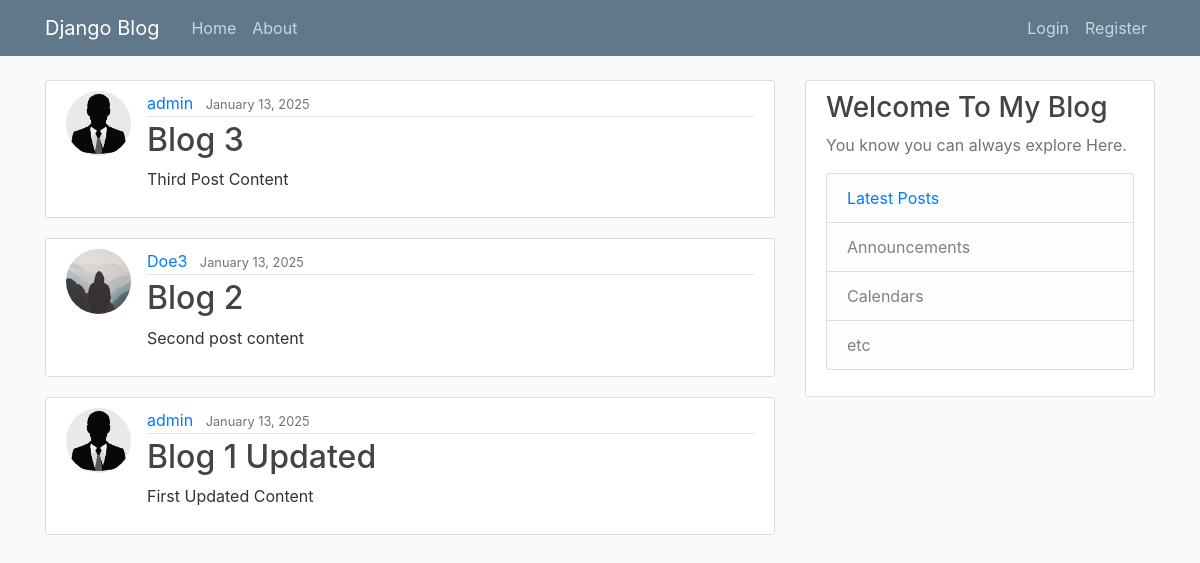
/, run on an earlier commit of the app's database.
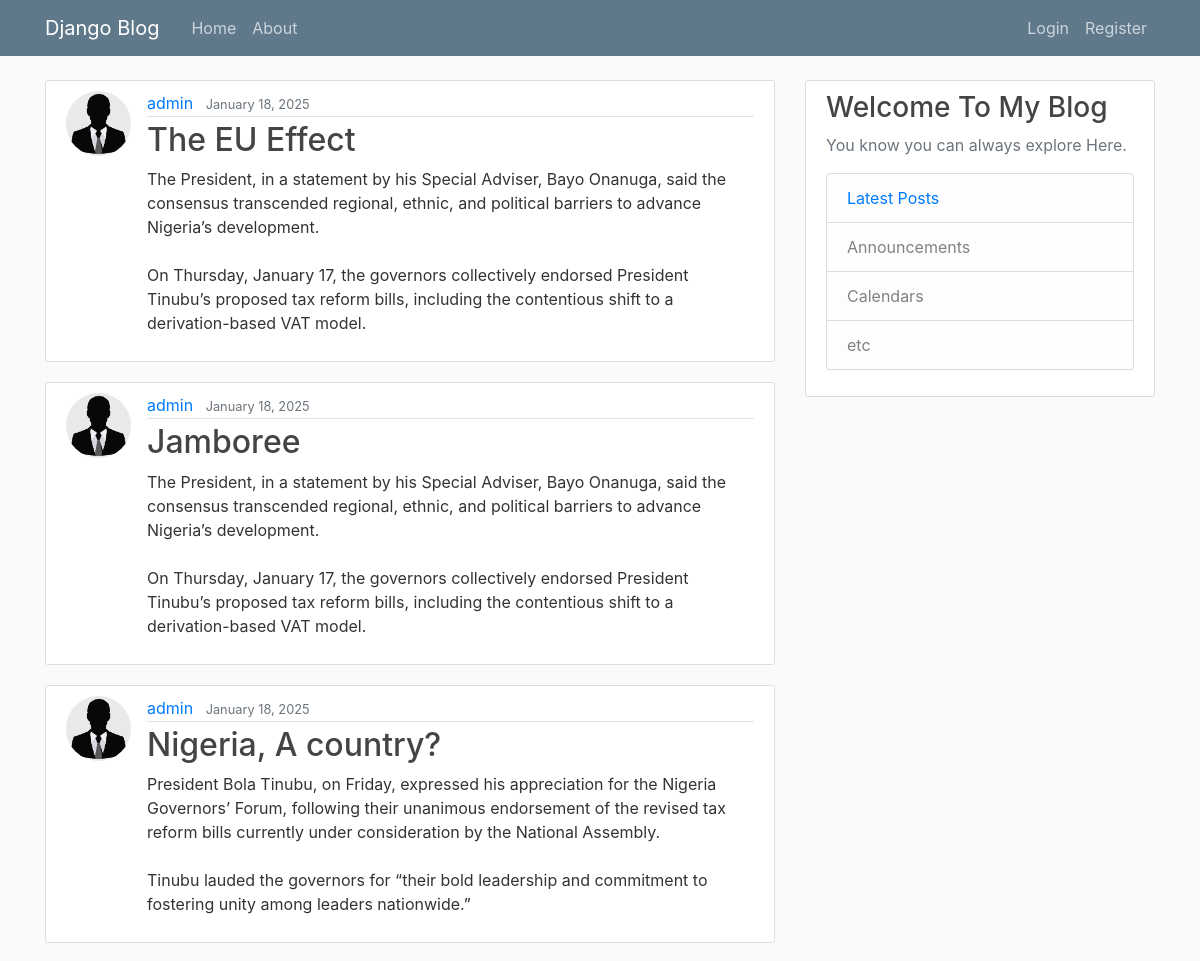
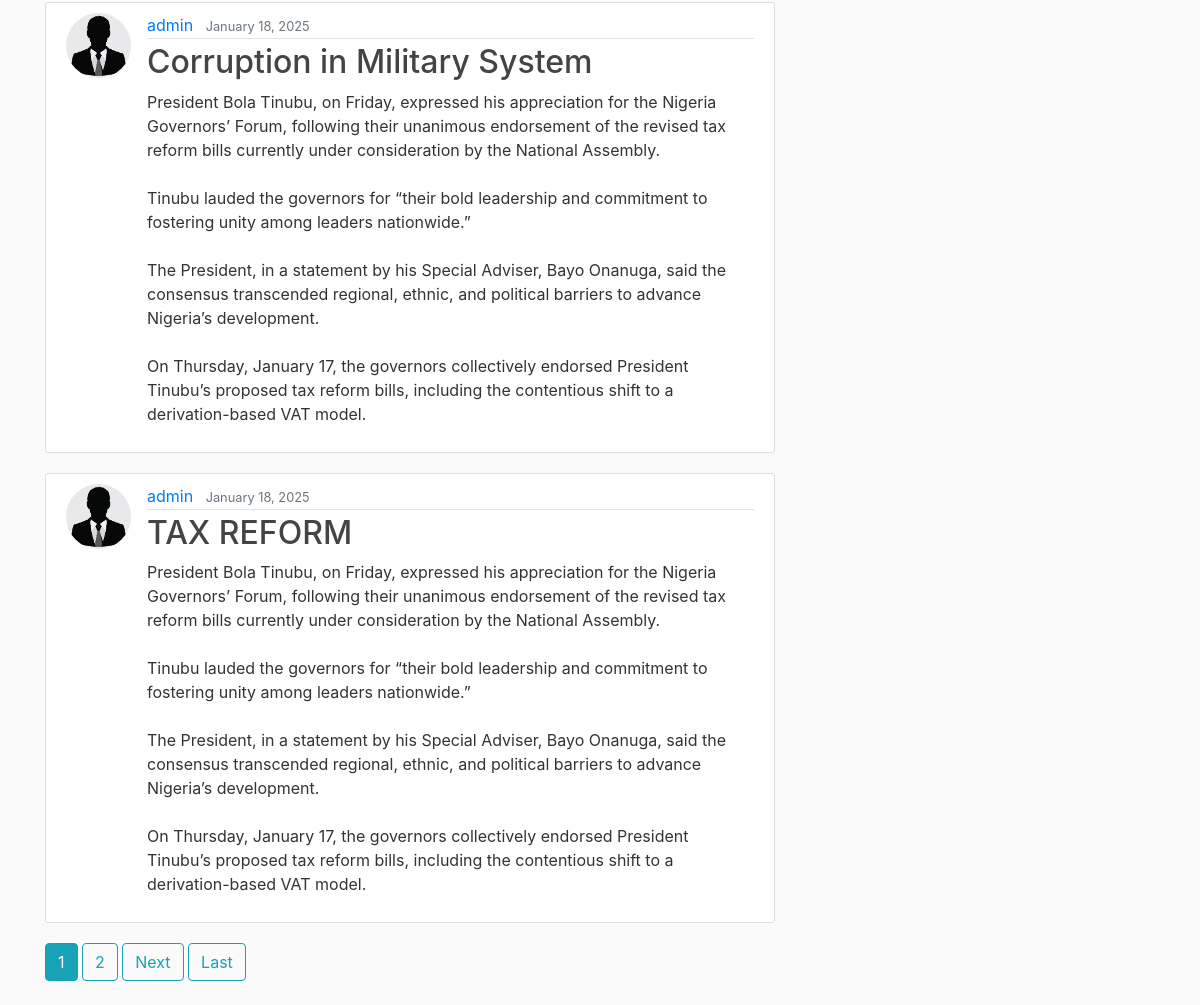
And on a later commit of the database (2 pictures, top to bottom).
### blog_app/models.py (models this page shows, shortened)
class Post(models.Model):
    title = models.CharField(max_length=100)
    content = models.TextField()
    date_posted = models.DateTimeField(default=timezone.now)
    author = models.ForeignKey(User, on_delete=models.CASCADE)
    class Meta:
        ordering = ['-date_posted']

### users/models.py (models this page shows, shortened)
class Profile(models.Model):
    user = models.OneToOneField(User, on_delete=models.CASCADE)
    image = models.ImageField(default= 'default.jpg', upload_to='profile_pics')

### blog_app/views.py (the view)
# urls.py: path('', PostListView.as_view(), name = 'blog_home'),
class PostListView(ListView):
    model = Post
    template_name = 'blog_app/home.html'
    context_object_name = 'posts'
    paginate_by = 5

### blog_app/templates/blog_app/home.html (shortened to what this page needs)
{% extends 'blog_app/base.html' %}
{% block content %}
    {% for post in posts %}
    <article class="media content-section">
      <img class="rounded-circle article-img" src="{{post.author.profile.image.url}}" alt="">
        <div class="media-body">
          <div class="article-metadata">
            <a class="mr-2" href="#">{{ post.author }}</a>
            <small class="text-muted">{{post.date_posted|date:"F d, Y" }}</small>
          </div>
          <h2><a class="article-title" href="{% url 'post_detail' post.id %}">{{ post.title }}</a></h2>
          <p class="article-content">{{ post.content }}</p>
        </div>
      </article>
    {% endfor %}
    {% if is_paginated %}
    {% for num in page_obj.paginator.page_range %}
      {% if page_obj.number == num %}
        <a class="btn btn-info mb-4" href="?page={{ num }}">{{ num }}</a>
      {% elif num > page_obj.number|add:'-3' and num < page_obj.number|add:'3' %}
        <a class="btn btn-outline-info mb-4" href="?page={{ num }}">{{ num }}</a>
      {% endif %}
    {% endfor %}
    {% if page_obj.has_next %}
      <a class="btn btn-outline-info mb-4" href="?page={{ page_obj.next_page_number }}">Next</a>
      <a class="btn btn-outline-info mb-4" href="?page={{ page_obj.paginator.num_pages }}">Last</a>
    {% endif %}
  {% endif %}
{% endblock %}

What changed in the data, as far as the page shows it:
no longer on this page (row unchanged): Post: author.profile.image (picture), author "admin", date_posted "January 13, 2025", title "Blog 3", content "Third Post Content"
no longer on this page (row unchanged): Post: author.profile.image (placeholder picture), author "Doe3", date_posted "January 13, 2025", title "Blog 2", content "Second post content"
no longer on this page (row unchanged): Post: author.profile.image (picture), author "admin", date_posted "January 13, 2025", title "Blog 1 Updated", content "First Updated Content"
added Post: author.profile.image (picture), author "admin", date_posted "January 18, 2025", title "The EU Effect", content "The President, in a statement by his Special Adviser, Bayo Onanuga, said the consensus transcended regional, ethnic, and political barriers to advance Nigeria’s development. On Thursday, January 17, the governors collectively endorsed President Tinubu’s proposed tax reform bills, including the contentious shift to a derivation-based VAT model."
added Post: author.profile.image (picture), author "admin", date_posted "January 18, 2025", title "Jamboree", content "The President, in a statement by his Special Adviser, Bayo Onanuga, said the consensus transcended regional, ethnic, and political barriers to advance Nigeria’s development. On Thursday, January 17, the governors collectively endorsed President Tinubu’s proposed tax reform bills, including the contentious shift to a derivation-based VAT model."
added Post: author.profile.image (picture), author "admin", date_posted "January 18, 2025", title "Nigeria, A country?", content "President Bola Tinubu, on Friday, expressed his appreciation for the Nigeria Governors’ Forum, following their unanimous endorsement of the revised tax reform bills currently under consideration by the National Assembly. Tinubu lauded the governors for “their bold leadership and commitment to fostering unity among leaders nationwide.”"
added Post: author.profile.image (picture), author "admin", date_posted "January 18, 2025", title "Corruption in Military System", content "President Bola Tinubu, on Friday, expressed his appreciation for the Nigeria Governors’ Forum, following their unanimous endorsement of the revised tax reform bills currently under consideration by the National Assembly. Tinubu lauded the governors for “their bold leadership and commitment to fostering unity among leaders nationwide.” The President, in a statement by his Special Adviser, Bayo Onanuga, said the consensus transcended regional, ethnic, and political barriers to advance Nigeria’s development. On Thursday, January 17, the governors collectively endorsed President Tinubu’s proposed tax reform bills, including the contentious shift to a derivation-based VAT model."
added Post: author.profile.image (picture), author "admin", date_posted "January 18, 2025", title "TAX REFORM", content "President Bola Tinubu, on Friday, expressed his appreciation for the Nigeria Governors’ Forum, following their unanimous endorsement of the revised tax reform bills currently under consideration by the National Assembly. Tinubu lauded the governors for “their bold leadership and commitment to fostering unity among leaders nationwide.” The President, in a statement by his Special Adviser, Bayo Onanuga, said the consensus transcended regional, ethnic, and political barriers to advance Nigeria’s development. On Thursday, January 17, the governors collectively endorsed President Tinubu’s proposed tax reform bills, including the contentious shift to a derivation-based VAT model."
Also different on the page:
new list line: "1"
new list line: "2"
text now shown: "Next Last"
